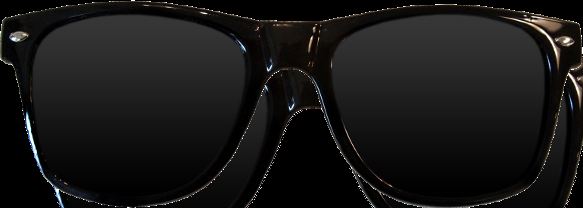
#> input picture images/sunglasses/sunglasses1.png, 583 x 208 px; the run also reads 1 picture not shown here
$ python detect_test.py
#> lines starting #> are read from the running program, lines starting #| are printed output that depends on the picture
import os
import urllib
import uuid
from urlparse import urlparse

import cv2  # OpenCV Library

#-----------------------------------------------------------------------------
#       Load and configure Haar Cascade Classifiers
#-----------------------------------------------------------------------------

# location of OpenCV Haar Cascade Classifiers:
baseCascadePath = "/usr/local/share/OpenCV/haarcascades/"

# xml files describing our haar cascade classifiers
faceCascadeFilePath = baseCascadePath + "haarcascade_frontalface_default.xml"
noseCascadeFilePath = baseCascadePath + "haarcascade_mcs_nose.xml"
eyeCascadeFilePath = baseCascadePath + "haarcascade_eye.xml"

# build our cv2 Cascade Classifiers
faceCascade = cv2.CascadeClassifier(faceCascadeFilePath)
noseCascade = cv2.CascadeClassifier(noseCascadeFilePath)
eyeCascade = cv2.CascadeClassifier(eyeCascadeFilePath)

#-----------------------------------------------------------------------------
#       Load and configure mustache (.png with alpha transparency)
#-----------------------------------------------------------------------------

# Load our overlay image: mustache.png
imgMustache = cv2.imread('images/mustaches/handlebar_mustache.png',-1)

# Create the mask for the mustache
orig_mask = imgMustache[:,:,3]
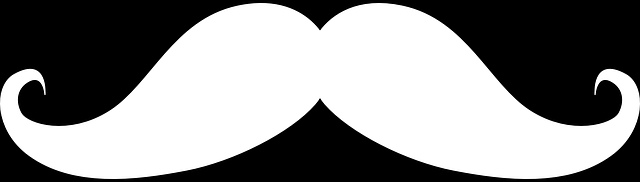
#> orig_mask: shape (182, 640); min 0, max 255, mean 137.2

# Create the inverted mask for the mustache
orig_mask_inv = cv2.bitwise_not(orig_mask)
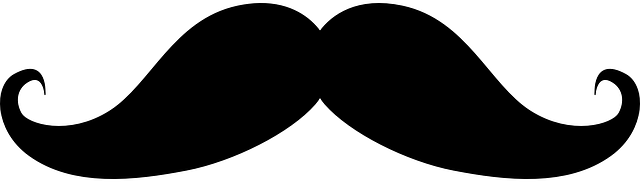
#> orig_mask_inv: shape (182, 640); min 0, max 255, mean 117.8

# Convert mustache image to BGR
# and save the original image size (used later when re-sizing the image)
imgMustache = imgMustache[:,:,0:3]
#> imgMustache: shape (182, 640, 3); every value is 0
origMustacheHeight, origMustacheWidth = imgMustache.shape[:2]
#> origMustacheHeight = 182; origMustacheWidth = 640

#-----------------------------------------------------------------------------
#       Load and configure sunglasses (.png with alpha transparency)
#-----------------------------------------------------------------------------

# Load our overlay image: sunglasses.png
imgSunglasses = cv2.imread('images/sunglasses/sunglasses1.png',-1)
#> imgSunglasses is the input picture: shape (208, 583, 4); mean B, G, R, A 22.2, 22.7, 23.2, 188

# Create the mask for the sunglasses
orig_mask_sg = imgSunglasses[:,:,3]
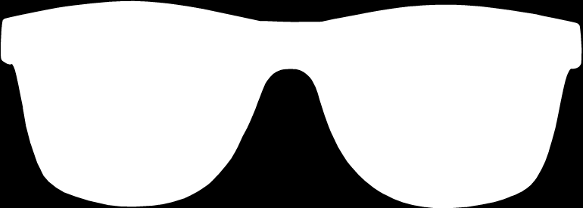
#> orig_mask_sg: shape (208, 583); min 0, max 255, mean 188

# Create the inverted mask for the sunglasses
orig_mask_inv_sg = cv2.bitwise_not(orig_mask_sg)
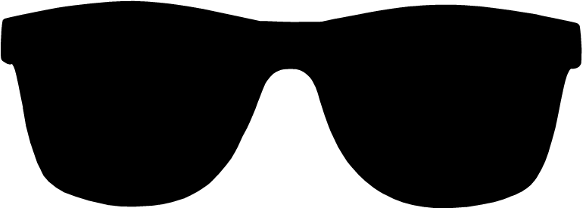
#> orig_mask_inv_sg: shape (208, 583); min 0, max 255, mean 67

# Convert mustache image to BGR
# and save the original image size (used later when re-sizing the image)
imgSunglasses = imgSunglasses[:,:,0:3]
#> imgSunglasses: shape (208, 583, 3)
origSunglassesHeight, origSunglassesWidth = imgSunglasses.shape[:2]
#> origSunglassesHeight = 208; origSunglassesWidth = 583

#-----------------------------------------------------------------------------
#       Main program
#-----------------------------------------------------------------------------

url = "https://s3.amazonaws.com/threerides_misc/selfie.jpg"
#> (the run stopped early here; a loop or call above may not have finished)
